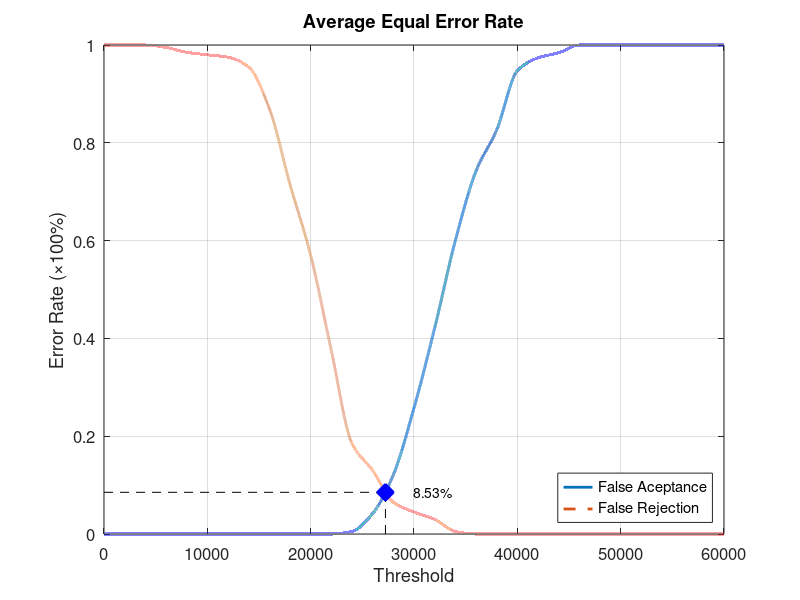
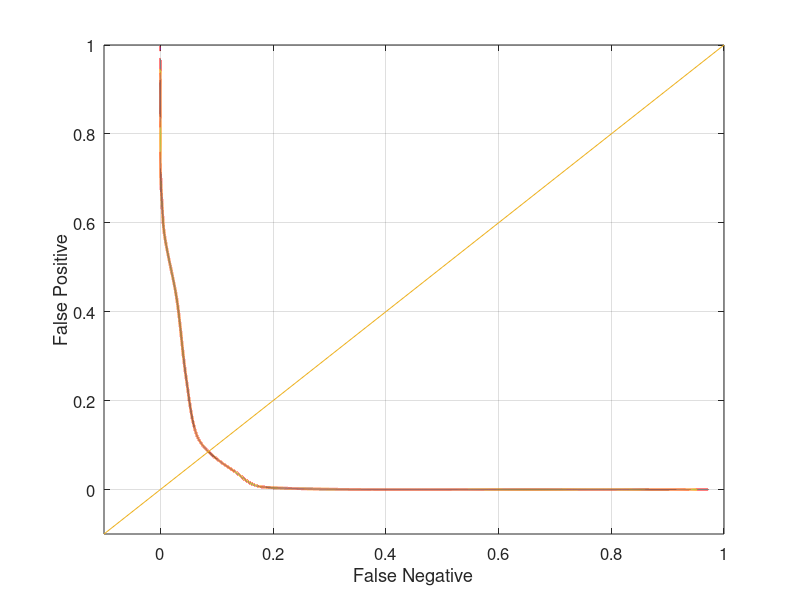

Reproduce these figures in MATLAB, in order.
function yEER = Database1_1
close all;
clear;
clc;
x = 0:2000:60000;
xq = 0:0.5:60000;

y0 = [0 0 0 0 0 0 0 0 0 0 0 0 0.00526316 0.0421053 0.121053 0.257895 0.421053 0.6 0.742105 0.826316 0.947368 0.973684 0.984211 1 1 1 1 1 1 1 1];
yy0 = interp1(x, y0, xq, 'pchip');
y1 = [1 1 1 0.995 0.985 0.98 0.975 0.955 0.87 0.715 0.57 0.375 0.185 0.13 0.065 0.045 0.03 0.005 0 0 0 0 0 0 0 0 0 0 0 0 0];
yy1 = interp1(x, y1, xq, 'pchip');

% Calculating EER: 
y2 = abs(y0 - y1);
find(y2 == min(y2))
yy2 = abs(yy0 - yy1);
xEER = find(yy2 == min(yy2));
xEERIndex = xq(xEER) % X-axis EER
yEER = yy0(xEER) % Y-axis EER

main = figure
plot(xq, yy0,'-','LineWidth', 2);	hold on
plot(xq, yy1,'--','LineWidth', 2);	hold on
plot([xEERIndex xEERIndex], [0 yEER], 'k--');	hold on
plot([0 xEERIndex], [yEER yEER], 'k--');	hold on
plot(xEERIndex, yEER, 'bx', 'LineWidth', 10);	hold on
text(xEERIndex + 10 * xEERIndex / 100, yEER, [num2str(round((10000 * yEER)) / 100) '%'])
legend('False Aceptance', 'False Rejection', 'Location', 'SouthEast')
xlabel('Threshold')
ylabel('Error Rate (\times100%)')
title('Average Equal Error Rate')
set(gca, 'FontSize', 12)
axis([0 60000 0 1])
grid on

print(main, 'Database1_1Main', '-dpng');
FNRxFPR = figure('Color', [1 1 1]);
plot(yy1, yy0, '-', yy1, yy0, 'LineWidth', 2);
hold on
y = -0.1:0.1:1
plot(y, y); 
set(gca, 'FontSize', 12)
xlabel('False Negative')
ylabel('False Positive')
axis([-0.1 1 -0.1 1])
set(gca, 'FontSize', 12)
grid on

print(FNRxFPR, 'Database1_1FNRxFPR','-dpng');
end
